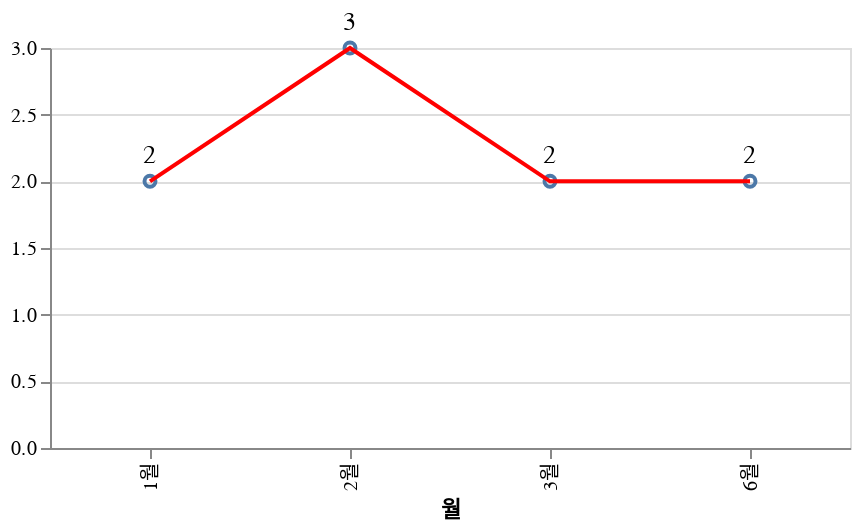

Notebook cell for this chart:
### Markdown cell above
#### NA

### Code cell
regex = '^(NA|Global)'
df_filtered = df[df['리전'].apply(lambda x: True if re.search(regex, x) else False) & (df['테넌트']== 'PRD') & (df['진행상태']=='완료')]
source = df_filtered
chart = get_lineChart(source)
chart

### Figure 1 — Vega-Lite specification as saved in the notebook (floating-point values rounded to 4 significant figures)
{"config": {"view": {"continuousWidth": 400, "continuousHeight": 300}}, "layer": [{"mark": "point", "encoding": {"x": {"field": "월", "type": "nominal"}, "y": {"aggregate": "count", "type": "quantitative"}}}, {"mark": {"type": "line", "color": "red"}, "encoding": {"x": {"field": "월", "type": "nominal"}, "y": {"aggregate": "count", "title": "", "type": "quantitative"}}}, {"mark": {"type": "text", "align": "center", "baseline": "line-top", "color": "black", "dy": -20, "fontSize": 13}, "encoding": {"text": {"aggregate": "count", "field": "성패", "type": "quantitative"}, "x": {"field": "월", "type": "nominal"}, "y": {"aggregate": "count", "title": "", "type": "quantitative"}}}], "data": {"name": "data-6630b8d15941ff9cc539678ab4c3ec80"}, "height": 200, "width": 400, "$schema": "https://vega.github.io/schema/vega-lite/v4.17.0.json", "datasets": {"data-6630b8d15941ff9cc539678ab4c3ec80": [{"년도": "22년", "월": "1월", "리전": "NA", "AZ": "1센터", "테넌트": "PRD", "진행상태": "완료", "성패": "성공", "Ticket": "NACLOUD-1139", "Summary": "URI 리디렉션 제거 요청", "Description": "로드밸런서"}, {"년도": "22년", "월": "1월", "리전": "NA", "AZ": "1센터", "테넌트": "PRD", "진행상태": "완료", "성패": "성공", "Ticket": "NACLOUD-1073", "Summary": "MongoDB VM 리소스 증설 요청", "Description": "컴퓨트"}, {"년도": "22년", "월": "2월", "리전": "NA", "AZ": "1센터", "테넌트": "PRD", "진행상태": "완료", "성패": "성공", "Ticket": "NACLOUD-1156", "Summary": "Tibero 라이선스 교체 요청", "Description": "DB"}, {"년도": "22년", "월": "2월", "리전": "NA", "AZ": "1센터", "테넌트": "PRD", "진행상태": "완료", "성패": "성공", "Ticket": "NACLOUD-1188", "Summary": "방화벽 OS 업그레이드", "Description": "방화벽"}, {"년도": "22년", "월": "2월", "리전": "NA", "AZ": "1센터", "테넌트": "PRD", "진행상태": "완료", "성패": "성공", "Ticket": "CNCLOUD-1808", "Summary": "[vTwin] k8s 버전 업그레이드 신청", "Description": "k8s"}, {"년도": "22년", "월": "3월", "리전": "NA", "AZ": "1센터", "테넌트": "PRD", "진행상태": "완료", "성패": "성공", "Ticket": "NACLOUD-1275", "Summary": "DKC SSL 인증서(TLS 1.0/1.1 -> TLS1.2) 변경 요청", "Description": "로드밸런서"}, {"년도": "22년", "월": "3월", "리전": "NA", "AZ": "1센터", "테넌트": "PRD", "진행상태": "완료", "성패": "성공", "Ticket": "NACLOUD-982", "Summary": "BIOS 및 iDrac 버전이 낮아 업그레이드 진행", "Description": "컴퓨트"}, {"년도": "22년", "월": "6월", "리전": "NA", "AZ": "1센터", "테넌트": "PRD", "진행상태": "완료", "성패": "성공", "Ticket": "NACLOUD-1477", "Summary": "Rancher-webhook-tls 인증서갱신", "Description": "rancher"}, {"년도": "22년", "월": "6월", "리전": "NA", "AZ": "1센터", "테넌트": "PRD", "진행상태": "완료", "성패": "성공", "Ticket": "NACLOUD-1448", "Summary": "기존 LB에 멤버 추가", "Description": "로드밸런서"}]}}
